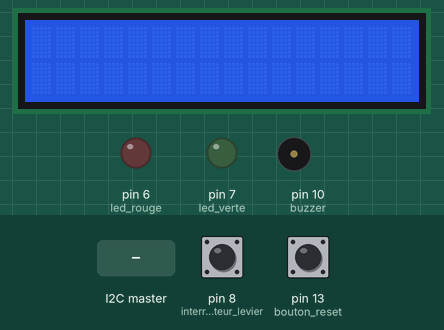
Bench run of a sketch on a simulated Arduino Uno, built with avr-gcc and run on an emulated ATmega328P. Shown: 16×2 character LCD, output pins drawn as LEDs (lit = HIGH), buzzer (waves = sounding, pin HIGH). The inputs (shaded band) are chosen by the test bench; at power-on: pin 8 (interrupteur_levier) HIGH, pin 13 (bouton_reset) HIGH. EEPROM starts erased.

Above: at 1.2 s.
1.3 s: pin 8 (interrupteur_levier) pulled LOW for 1 s
At 2.7 s:
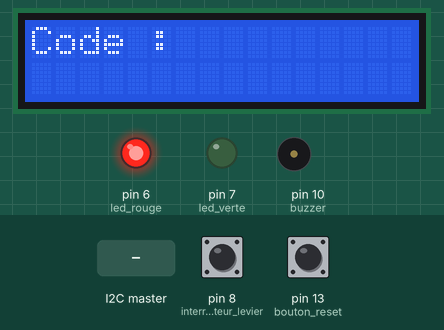
3.8 s: the I2C master sends the byte 1
5.4 s: the I2C master sends the byte 2
6.9 s: the I2C master sends the byte 90
At 7.3 s:
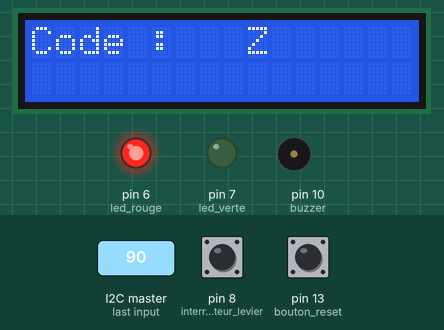
8.4 s: the I2C master sends the byte 200
At 9.6 s:
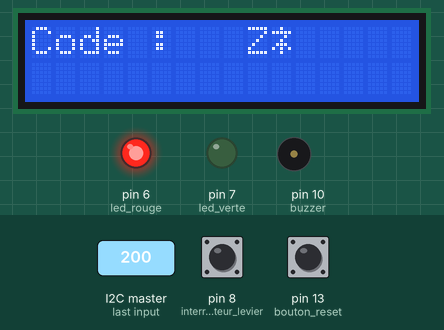
9.9 s: the I2C master sends the byte 1
Timing chart, 0 to 12.4 s (numbered marks = the images above; inputs shaded):
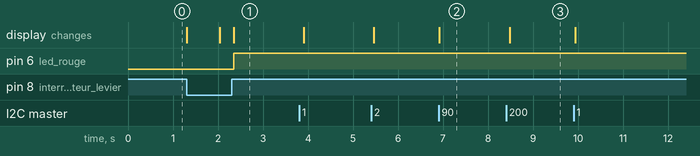

The sketch:

com_i2c_bombe.ino
```cpp
#include <LiquidCrystal.h>
LiquidCrystal lcd(12, 11, 5, 4, 3, 2);
#include <Wire.h>
#include <EEPROM.h>

char message[16] = "";
unsigned long duree = 500;
unsigned long tempsEcoule = 0;
unsigned long delaiAvantDebut = 0;
bool start = false;
bool buzzed = false;
long secondesRestantes;

bool etatInterrupteur = HIGH;
char code[8] = "7355608";
char myInput[8] = "";
int idxInput = 0;

bool codeValide = false;
bool animationDone = false;

int lastSteadyState = LOW;       // the previous steady state from the input pin
int lastFlickerableState = LOW;  // the previous flickerable state from the input pin
int currentState;                // the current reading from the input pin
unsigned long lastDebounceTime = 0;

//bool moduleError = false;
bool connectOk = false;

byte customChar[8] = { 0b11111, 0b11111, 0b11111, 0b11111, 0b11111, 0b11111, 0b11111, 0b11111 };

void setup()
{
  EEPROM.get(0, tempsEcoule);

  pinMode(6, OUTPUT); //led rouge
  pinMode(7, OUTPUT); //led verte
  pinMode(10, OUTPUT); //buzzer
  pinMode(8, INPUT); //interrupteur levier
  digitalWrite(8, etatInterrupteur);
  pinMode(13, INPUT_PULLUP); //bouton reset

  Wire.begin(8); // join I2C bus as the master
  Wire.onRequest(requestEvent);
  Wire.onReceive(receiveEvent);

  lcd.begin(16, 2);
  lcd.createChar(0, customChar);
  lcd.display();
}

bool handleKey(char key)
{
  bool flag = false;
  if (key == '#')
  {
    flag = true;
    for (int i = 0; i < 7; i++) if (code[i] != myInput[i]) flag = false;
    if (!flag) ViderInput();
  }
  else if (key == '*') ViderInput();
  else
  {
    if (idxInput >= 7) ViderInput();
    myInput[idxInput++] = key;
  }
  return flag;
}

void ViderInput()
{
  memset(myInput, 0, sizeof myInput);
  idxInput = 0;
}

void ShowAnimation()
{
  for (int i = 0; i < 16; i++)
  {
    lcd.setCursor(i, 0);
    lcd.write((byte)0);
    delay(50);
  }
  animationDone = true;
}

void(* resetFunc) (void) = 0;

void loop()
{
  etatInterrupteur = digitalRead(8);
  currentState = digitalRead(13);

  if (currentState != lastFlickerableState) {
    lastDebounceTime = millis();
    lastFlickerableState = currentState;
  }

  if ((millis() - lastDebounceTime) > 50)
  {
    if (lastSteadyState == HIGH && currentState == LOW)
    {
      digitalWrite(6, LOW);
      digitalWrite(7, LOW);

      tempsEcoule = 0;
      EEPROM.put(0, tempsEcoule);
      tone (10, 400, 50);
      delay(100);
      resetFunc();
    }
    lastSteadyState = currentState;
  }

  lcd.clear();

  //le compte a rebours commence quand le levier est baissé
  if (!start)
  {
    if (etatInterrupteur == LOW)
    {
      start = true;
      delaiAvantDebut = millis() / 1000;
    }
    return;
  }

  //tant que le code n'est pas valide, le compteur tourne, sinon la LED est verte
  if (!codeValide)
  {
    secondesRestantes = duree - (tempsEcoule + (millis() / 1000) - delaiAvantDebut);
    EEPROM.put(0, tempsEcoule + (millis() / 1000) - delaiAvantDebut);
  }
  else
  {
    digitalWrite(6, LOW);
    digitalWrite(7, HIGH);
  }

  if (secondesRestantes > 0)
  {
    if (etatInterrupteur == HIGH)
    {
      if (codeValide)
      {
        if (animationDone) sprintf(message, "Disamorced");
        else ShowAnimation();
      }
      else
      {
        digitalWrite(6, HIGH);
        sprintf(message, "Code : %s", myInput);
      }
    }
    else
    {
      digitalWrite(6, LOW);
      sprintf(message, "%02" PRId32 ":%02d", secondesRestantes / 60, secondesRestantes - ((secondesRestantes / 60) * 60));
    }
  }
  else
  {
    if (!buzzed)
    {
      tone (10, 400, 1000);
      buzzed = true;
    }
    digitalWrite(6, LOW);
    sprintf(message, "Trop tard...");
  }

  lcd.print(message);
  delay(100);
}

void receiveEvent(int numBytes)
{
  while (Wire.available() > 0)
  {
    char c = Wire.read();
    if (etatInterrupteur == HIGH) codeValide = handleKey(c);
  }
}

void requestEvent()
{
  Wire.write('X');
}
```

Measured:
- after the input at 1.3 s, pin 6 (led_rouge): LOW → HIGH after 1.0 s; the display: first changes at once (image 1 shows a later state)
- after the input at 6.9 s, the display: changes at once (image 2)
- after the input at 8.4 s, the display: changes after 0.08 s (image 3)
